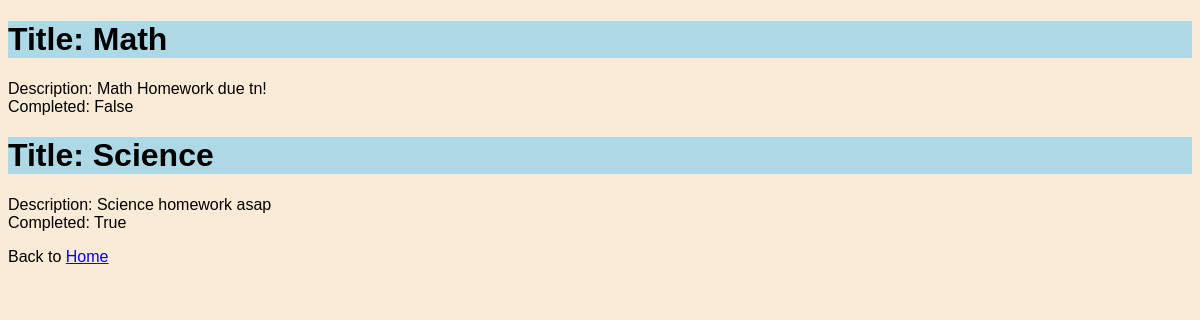
The app's page /check/details/, older data.
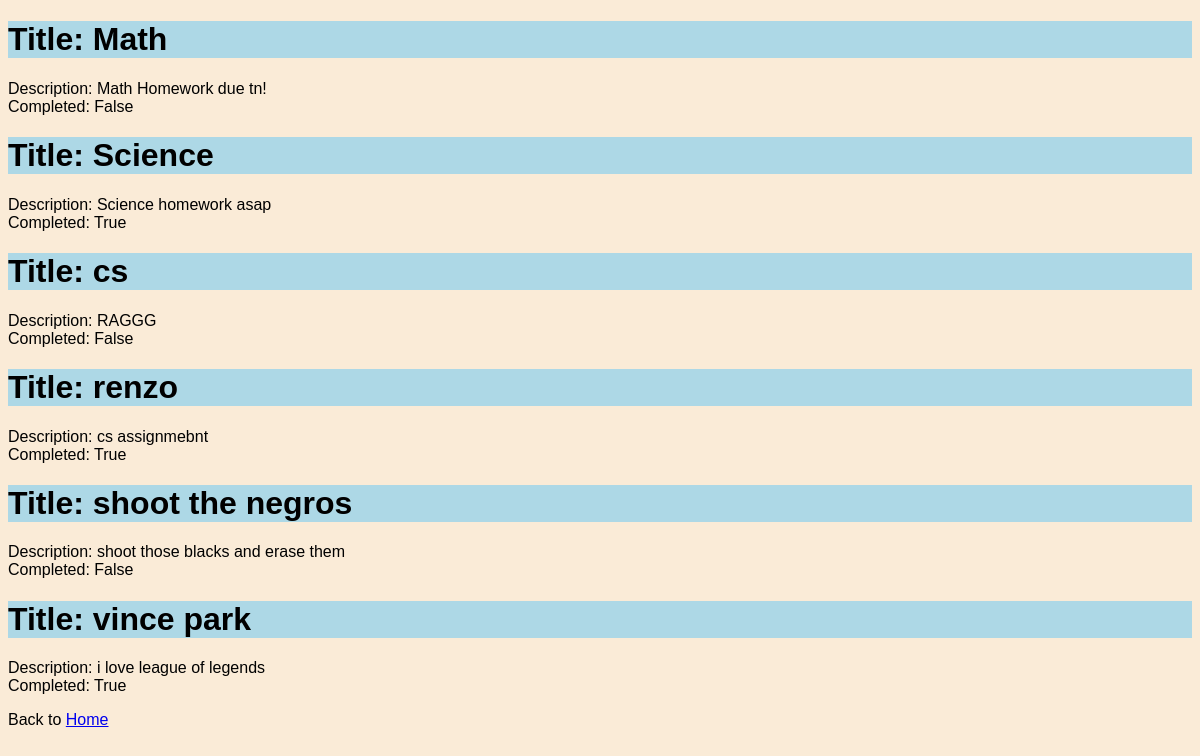
The same page, newer data.
### todoList/models.py (models this page shows, shortened)
class Todo(models.Model):
    title = models.CharField(max_length=200)
    description = models.TextField()
    completed = models.BooleanField(default=False)

### todoList/views.py (the view)
# urls.py: path('check/details/', views.details),
def details(request):
    mydata = Todo.objects.all()
    template = loader.get_template('details.html')
    context = {
        'mymembers': mydata,
    }
    return HttpResponse(template.render(context, request))

### todoList/templates/details.html (shortened to what this page needs)
{% extends "master.html" %}
{% block content %}
<ul>
    {% for x in mymembers %}
    <li { % if x.title == mymembers.title % } style="background-color: lightblue;" { % endif % }>
        <h1>Title: {{ x.title }}</h1>
    </li>
    <li>Description: {{ x.description }} <br />
        Completed: {{ x.completed }}</li>
    {% empty %}
    <li>Nothing to do!</li>
    {% endfor %}
</ul>
<p>Back to <a href="/">Home</a></p>
{% endblock %}

### todoList/templates/master.html (shortened to what this page needs)
{% load static %}
<!DOCTYPE html>
<html lang="en">
  <head>
    <link rel="stylesheet" type="text/css" href="{% static  'admin/css/style.css'%}" />
  </head>
  <body>
    {% block content %} {% endblock %}
  </body>
</html>

### todoList/static/style.css (style rules this page uses)
body { background-color: antiquewhite; font-family: Verdana, Geneva, Tahoma, sans-serif; }
ul { list-style: none; padding: 0; margin: 0; }

Row changes from the older to the newer data that the page shows:
added Todo: title "cs", description "RAGGG", completed "False"
added Todo: title "renzo", description "cs assignmebnt", completed "True"
added Todo: title "shoot the negros", description "shoot those blacks and erase them", completed "False"
added Todo: title "vince park", description "i love league of legends", completed "True"
